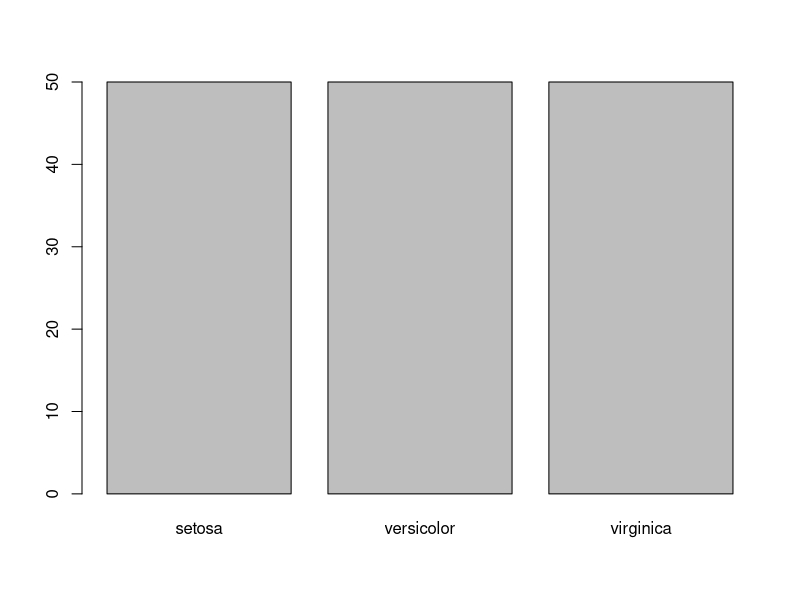
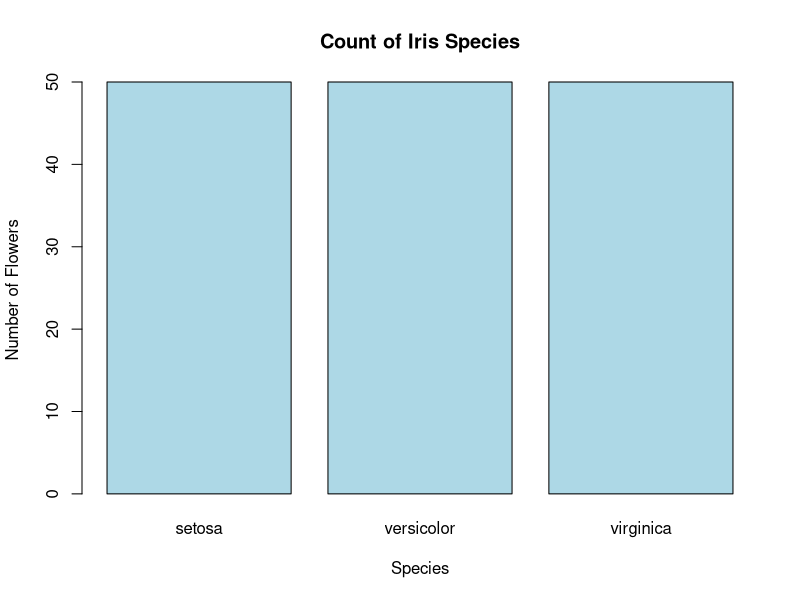
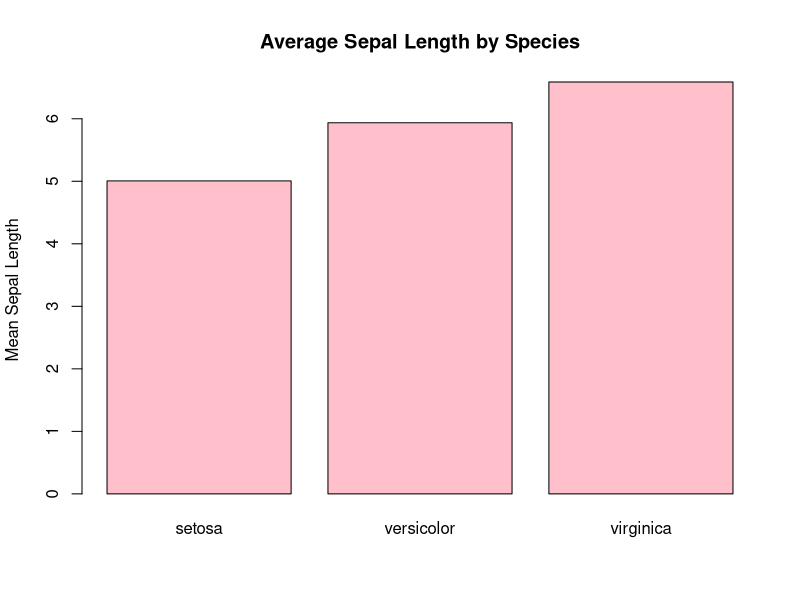
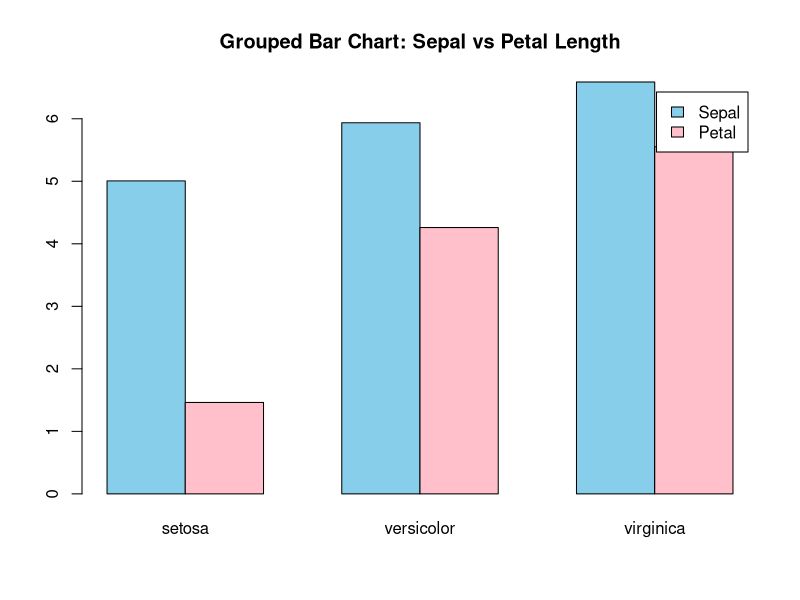
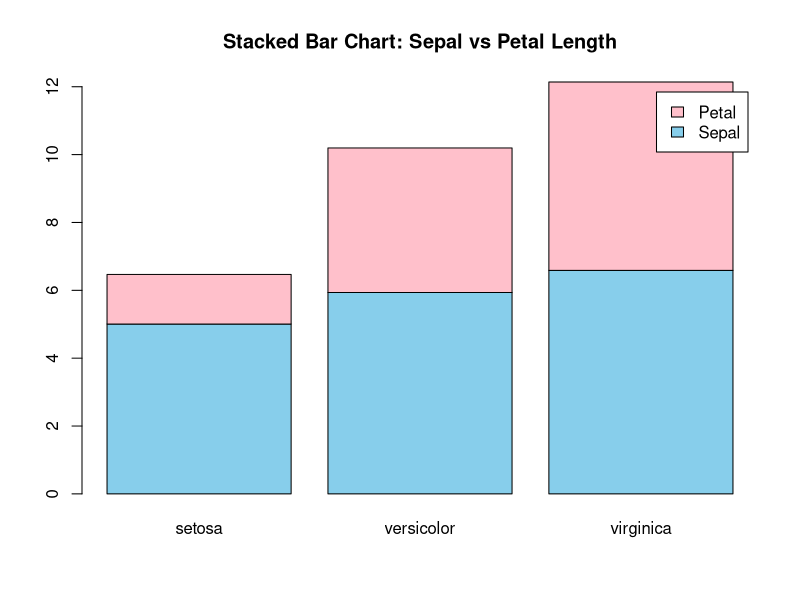

Generate these figures, in order, with R:
#load the dataset
data("iris")
?iris
#Inspect the data
head(iris)
str(iris)
View(iris)

# Very basic bar chart(base R)
#count of each spieces 
barplot(table(iris$Species))

#labelled barchart(base R)
barplot(
  table(iris$Species),
  main="Count of Iris Species",
  xlab="Species",
  ylab="Number of Flowers",
  col="lightblue"
)

#barchart from aggregated data(base R)
#mean sepal length per species
mean_sepal<-tapply(iris$Sepal.Length,iris$Species,mean)
mean_sepal
barplot(
  mean_sepal,
  col="pink",
  main="Average Sepal Length by Species",
  ylab="Mean Sepal Length"
)

#grouped (clustered) bar chart (Base R)
#compare Sepal & petal Length(R)

group_means <- rbind(
  Sepal = tapply(iris$Sepal.Length, iris$Species, mean),
  Petal = tapply(iris$Petal.Length, iris$Species, mean)
)
group_means


group_means1<-rbind(
  Sepal=tapply(iris$Sepal.Length,iris$Species,mean),
  Sepal=tapply(iris$Sepal.Width,iris$Species,mean),
  Petal=tapply(iris$Petal.Length,iris$Species,mean),
  Petal=tapply(iris$Petal.Width,iris$Species,mean)
)
group_means1

barplot(group_means,
        beside=TRUE,
        col=c("skyblue","pink"),
        legend.text=TRUE,
        main="Grouped Bar Chart: Sepal vs Petal Length"
)
#stacked bar chart(base R)
barplot(group_means,beside=FALSE,
        col=c("skyblue","pink"),
        legend.text=TRUE,
        main="Stacked Bar Chart: Sepal vs Petal Length"
)